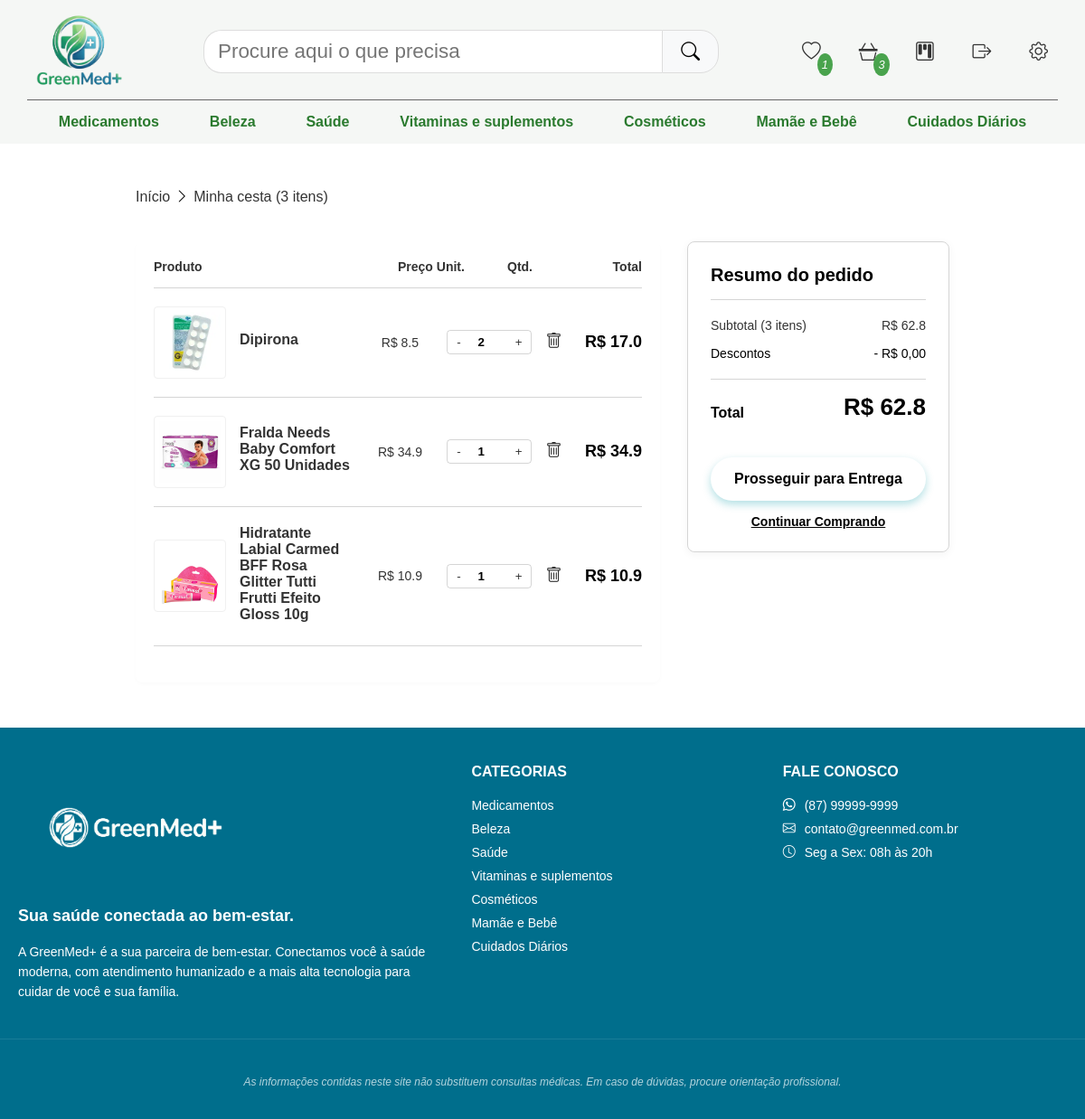
Before: /cesta (signed in) with the older database file.
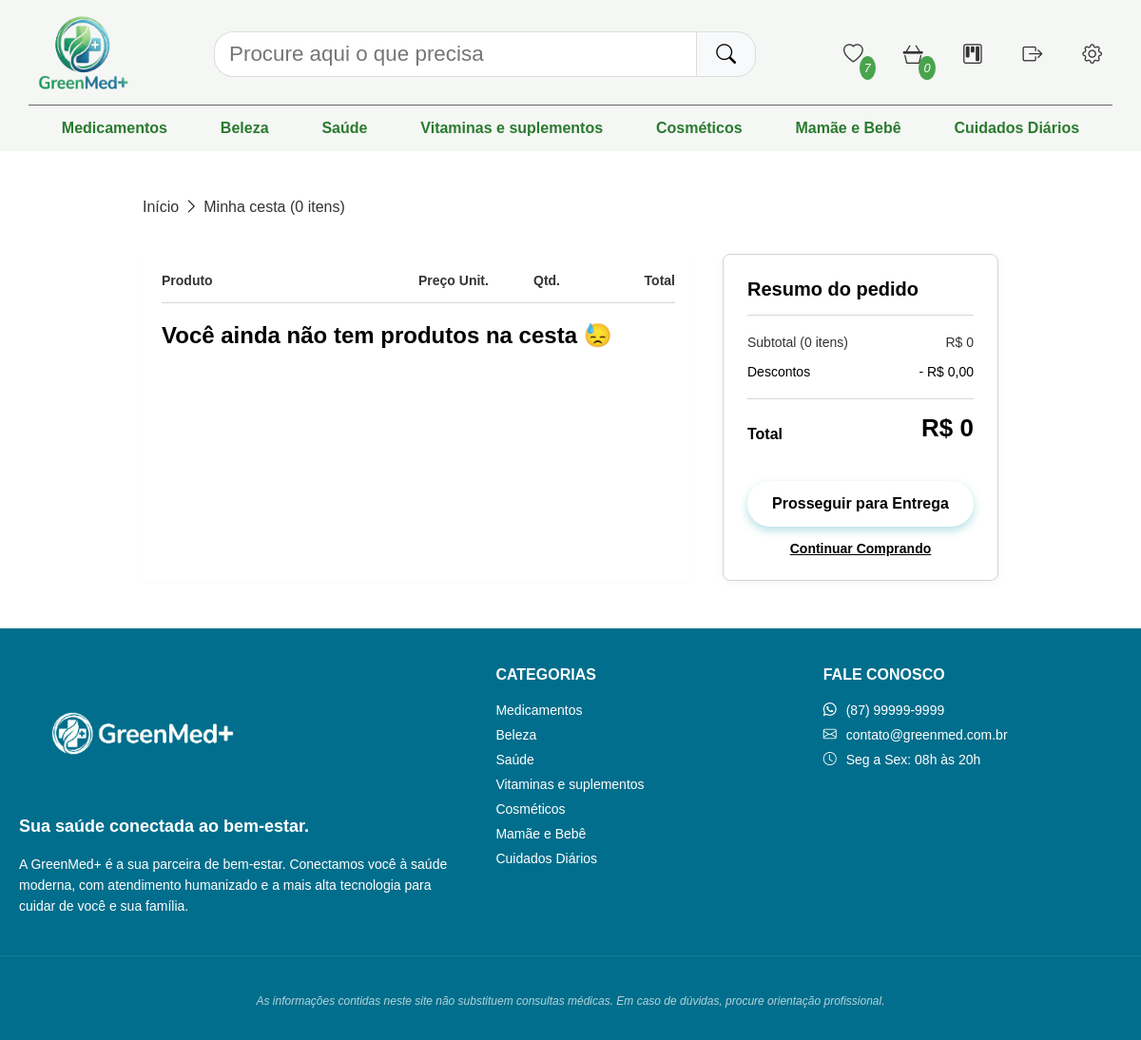
After: the same page with the newer database file.
### produtos/models.py (models this page shows, shortened)
class Categoria(models.Model):
    id = models.AutoField(primary_key=True)
    nome = models.CharField(max_length=100)

class Produto(models.Model):
    id = models.AutoField(primary_key=True)
    nome = models.CharField(max_length=250)
    quantidade = models.IntegerField()
    valor = models.FloatField()
    categoria = models.ForeignKey(Categoria, on_delete=models.PROTECT, related_name='categoria_produto')
    descricao = models.TextField(blank=True, null=True)
    imagem = models.ImageField(upload_to='produtos/', blank=True, null=True)

### gestao/models.py (models this page shows)
class ItemCesta(models.Model):
    cesta = models.ForeignKey(Cesta, on_delete=models.CASCADE, related_name='items')
    produto = models.ForeignKey(Produto, on_delete=models.CASCADE)
    quantidade = models.IntegerField(default=1)
    def get_total(self):
        return round(self.produto.valor * self.quantidade, 2)

### gestao/views.py (the view)
# urls.py: path('cesta', ViewCesta.as_view(), name='cesta'),
@method_decorator(login_required(login_url='login'), name='dispatch')
class ViewCesta(View):
    def get(self, request, *args, **kwargs):
        context = {}
        context["categorias"] = Categoria.objects.all()
        cesta = Cesta.objects.filter(usuario=self.request.user)
        itensCesta = ItemCesta.objects.filter(cesta=cesta[0])
        context['produtos'] = itensCesta
        if cesta:
            qtd_itens_cesta = itensCesta.count()
            context['qtd_itens_cesta'] = qtd_itens_cesta
        favoritos = Favorito.objects.filter(id_cliente=self.request.user).values_list('id_produto', flat=True)
        context['favoritos'] = list(favoritos)
        subtotal = 0
        for i in itensCesta:
            subtotal += i.get_total()
        context['subtotal'] = round(subtotal, 2)
        return render(request, 'cesta.html', context=context)

### gestao/templates/cesta.html (shortened to what this page needs)
{% extends 'base.html' %}
{% load static %}
{% block links %}
    <link rel="stylesheet" href="{% static 'css/cesta.css' %}">
{% endblock %}
{% block favorito %}
    <span id="contagem-favorito">{{ favoritos|length }}</span>
{% endblock %}
{% block cesta %} <span id="contagem-cesta">{{ qtd_itens_cesta }}</span> {% endblock %}
{% block categorias %}
    {% for categoria in categorias %}
        <li><a href="/?categoria={{ categoria.nome }}">{{ categoria.nome }}</a></li>
    {% endfor %}
{% endblock %}
{% block conteudo %}
    <div class="grid-container">
        <div class="rota">
                <nav>
                    <li><a href="{% url 'pagina_principal' %}">Início</a></li>
                    <li><i class="bi bi-chevron-right"></i></li>
                    <li><a href="#">Minha cesta ({{ qtd_itens_cesta }} itens)</a></li>
                </nav>
            </div>
        <div class="cart-layout">
            <section class="cart-items-container">
                <div class="cart-header-labels">
                    <div>Produto</div>
                    <div style="text-align: left">Preço Unit.</div>
                    <div style="text-align: center">Qtd.</div>
                    <div style="text-align: right">Total</div>
                </div>
                {% for produto in produtos %}
                    <article class="cart-item">
                        <div class="item-info">
                            <img src="{{ produto.produto.imagem.url }}" alt="{{ produto.produto.nome }}" class="item-image">
                            <div class="item-details">
                                <h3>{{ produto.produto.nome }}</h3>
                            </div>
                        </div>
                        <div class="item-price-unit" style="text-align: center;">
                            R$ {{ produto.produto.valor }}
                        </div>
                        <div class="item-controls" style="justify-content: center">
                            <div class="quantity-selector">
                                <button class="qty-btn" data-operacao="-">-</button>
                                <input type="number" value="{{ produto.quantidade }}" class="qty-input" readonly min="1" max="{{ produto.produto.quantidade }}" data-preco-unitario="{{ produto.produto.valor }}">
                                <button class="qty-btn" data-operacao="+">+</button>
                            </div>
                            <button class="remove-btn" title="Remover item" data-produto-id="{{ produto.produto.id }}">
                                <i class="bi bi-trash"></i>
                            </button>
                        </div>
                        <div class="item-total-price">
                            R$ {{ produto.get_total }}
                        </div>
                    </article>
                {% empty %}
                    <h2>Você ainda não tem produtos na cesta 😓</h2>
                {% endfor %}
            </section>
            <aside class="order-summary">
                <h2 class="summary-title">Resumo do pedido</h2>
                <div class="summary-row">
                    <span>Subtotal ({{ qtd_itens_cesta }} itens)</span>
                    <span id="subtotal">R$ {{ subtotal }}</span>
                </div>
                <div class="summary-row" style="color: var(--accent-teal);">
                    <span>Descontos</span>
                    <span>- R$ 0,00</span>
                </div>
                <div class="summary-total">
                    <span class="total-label">Total</span>
                    <span class="total-value" id="valor-total">R$ {{ subtotal }}</span>
                </div>
                <button class="btn-checkout">Prosseguir para Entrega</button>
                <a href="{% url 'pagina_principal' %}" class="btn-continue">Continuar Comprando</a>
            </aside>
        </div>
    </div>
{% endblock %}
{% block categorias_footer %}
    {% for categoria in categorias %}
        <li><a href="/?categoria={{ categoria.nome }}">{{ categoria.nome }}</a></li>
    {% endfor %}
{% endblock %}

Changed rows visible on the page:
removed ItemCesta: produto.imagem (picture), produto.nome "Dipirona", produto.valor "8.5", quantidade "2", get_total "17.0"
removed ItemCesta: produto.imagem (picture), produto.nome "Fralda Needs Baby Comfort XG 50 Unidades", produto.valor "34.9", quantidade "1", get_total "34.9"
removed ItemCesta: produto.imagem (picture), produto.nome "Hidratante Labial Carmed BFF Rosa Glitter Tutti Frutti Efeito Gloss 10g", produto.valor "10.9", quantidade "1", get_total "10.9"
Other visible differences:
{{ favoritos|length }}: "1" → "7"
{{ qtd_itens_cesta }}: "3" → "0"
{{ subtotal }}: "62.8" → "0"
text now shown: "Você ainda não tem produtos na cesta 😓"
